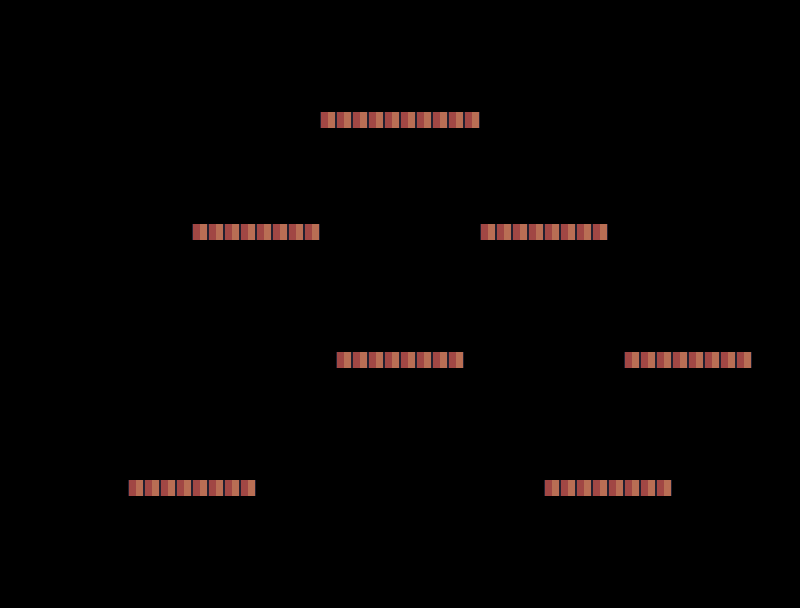

A 2D game scene composited from a Tiled map and its tileset images. What follows is a short description and the map's XML, with each tile layer's data collapsed to a summary:
An orthogonal 50x38 tile map with 16x16 px tiles, 2 tile layers (background, map), 2 tilesets and 164 objects (81x gnd, 81x wall, knight, boss_robot).

<map version="1.10" tiledversion="1.11.2" orientation="orthogonal" renderorder="right-down" width="50" height="38" tilewidth="16" tileheight="16" infinite="0" nextlayerid="9" nextobjectid="210">
 <tileset firstgid="1" source="../assets/sprites/background/Blue.tsx" />
 <tileset firstgid="17" source="../assets/sprites/terrain/Terrain Sliced (16x16).tsx" />
 <layer id="1" name="background" width="50" height="38">
  <data>[1900 cells, 0 non-empty, 0 distinct tile ids]</data>
 </layer>
 <layer id="2" name="map" width="50" height="38">
  <data>[1900 cells, 58 non-empty, 1 distinct tile ids]</data>
 </layer>
 <objectgroup id="3" name="triggers">
  <object name="gnd" x="0" y="0" width="800" height="16">
   <properties>
    <property name="blockers" value="tlrb" />
   </properties>
  </object>
  <object name="wall" x="0" y="0" width="800" height="16">
   <properties>
    <property name="blockers" value="tlrb" />
   </properties>
  </object>
  <object name="gnd" x="0" y="16" width="16" height="16">
   <properties>
    <property name="blockers" value="tlrb" />
   </properties>
  </object>
  <object name="wall" x="0" y="16" width="16" height="16">
   <properties>
    <property name="blockers" value="tlrb" />
   </properties>
  </object>
  <object name="gnd" x="784" y="16" width="16" height="16">
   <properties>
    <property name="blockers" value="tlrb" />
   </properties>
  </object>
  <object name="wall" x="784" y="16" width="16" height="16">
   <properties>
    <property name="blockers" value="tlrb" />
   </properties>
  </object>
  <object name="gnd" x="0" y="32" width="16" height="16">
   <properties>
    <property name="blockers" value="tlrb" />
   </properties>
  </object>
  <object name="wall" x="0" y="32" width="16" height="16">
   <properties>
    <property name="blockers" value="tlrb" />
   </properties>
  </object>
  <object name="gnd" x="784" y="32" width="16" height="16">
   <properties>
    <property name="blockers" value="tlrb" />
   </properties>
  </object>
  <object name="wall" x="784" y="32" width="16" height="16">
   <properties>
    <property name="blockers" value="tlrb" />
   </properties>
  </object>
  <object name="gnd" x="0" y="48" width="16" height="16">
   <properties>
    <property name="blockers" value="tlrb" />
   </properties>
  </object>
  <object name="wall" x="0" y="48" width="16" height="16">
   <properties>
    <property name="blockers" value="tlrb" />
   </properties>
  </object>
  <object name="gnd" x="784" y="48" width="16" height="16">
   <properties>
    <property name="blockers" value="tlrb" />
   </properties>
  </object>
  <object name="wall" x="784" y="48" width="16" height="16">
   <properties>
    <property name="blockers" value="tlrb" />
   </properties>
  </object>
  <object name="gnd" x="0" y="64" width="16" height="16">
   <properties>
    <property name="blockers" value="tlrb" />
   </properties>
  </object>
  <object name="wall" x="0" y="64" width="16" height="16">
   <properties>
    <property name="blockers" value="tlrb" />
   </properties>
  </object>
  <object name="gnd" x="784" y="64" width="16" height="16">
   <properties>
    <property name="blockers" value="tlrb" />
   </properties>
  </object>
  <object name="wall" x="784" y="64" width="16" height="16">
   <properties>
    <property name="blockers" value="tlrb" />
   </properties>
  </object>
  <object name="gnd" x="0" y="80" width="16" height="16">
   <properties>
    <property name="blockers" value="tlrb" />
   </properties>
  </object>
  <object name="wall" x="0" y="80" width="16" height="16">
   <properties>
    <property name="blockers" value="tlrb" />
   </properties>
  </object>
  <object name="gnd" x="784" y="80" width="16" height="16">
   <properties>
    <property name="blockers" value="tlrb" />
   </properties>
  </object>
  <object name="wall" x="784" y="80" width="16" height="16">
   <properties>
    <property name="blockers" value="tlrb" />
   </properties>
  </object>
  <object name="gnd" x="0" y="96" width="16" height="16">
   <properties>
    <property name="blockers" value="tlrb" />
   </properties>
  </object>
  <object name="wall" x="0" y="96" width="16" height="16">
   <properties>
    <property name="blockers" value="tlrb" />
   </properties>
  </object>
  <object name="gnd" x="784" y="96" width="16" height="16">
   <properties>
    <property name="blockers" value="tlrb" />
   </properties>
  </object>
  <object name="wall" x="784" y="96" width="16" height="16">
   <properties>
    <property name="blockers" value="tlrb" />
   </properties>
  </object>
  <object name="gnd" x="0" y="112" width="16" height="16">
   <properties>
    <property name="blockers" value="tlrb" />
   </properties>
  </object>
  <object name="wall" x="0" y="112" width="16" height="16">
   <properties>
    <property name="blockers" value="tlrb" />
   </properties>
  </object>
  <object name="gnd" x="320" y="112" width="160" height="16">
   <properties>
    <property name="blockers" value="tlrb" />
   </properties>
  </object>
  <object name="wall" x="320" y="112" width="160" height="16">
   <properties>
    <property name="blockers" value="tlrb" />
   </properties>
  </object>
  <object name="gnd" x="784" y="112" width="16" height="16">
   <properties>
    <property name="blockers" value="tlrb" />
   </properties>
  </object>
  <object name="wall" x="784" y="112" width="16" height="16">
   <properties>
    <property name="blockers" value="tlrb" />
   </properties>
  </object>
  <object name="gnd" x="0" y="128" width="16" height="16">
   <properties>
    <property name="blockers" value="tlrb" />
   </properties>
  </object>
  <object name="wall" x="0" y="128" width="16" height="16">
   <properties>
    <property name="blockers" value="tlrb" />
   </properties>
  </object>
  <object name="gnd" x="784" y="128" width="16" height="16">
   <properties>
    <property name="blockers" value="tlrb" />
   </properties>
  </object>
  <object name="wall" x="784" y="128" width="16" height="16">
   <properties>
    <property name="blockers" value="tlrb" />
   </properties>
  </object>
  <object name="gnd" x="0" y="144" width="16" height="16">
   <properties>
    <property name="blockers" value="tlrb" />
   </properties>
  </object>
  <object name="wall" x="0" y="144" width="16" height="16">
   <properties>
    <property name="blockers" value="tlrb" />
   </properties>
  </object>
  <object name="gnd" x="784" y="144" width="16" height="16">
   <properties>
    <property name="blockers" value="tlrb" />
   </properties>
  </object>
  <object name="wall" x="784" y="144" width="16" height="16">
   <properties>
    <property name="blockers" value="tlrb" />
   </properties>
  </object>
  <object name="gnd" x="0" y="160" width="16" height="16">
   <properties>
    <property name="blockers" value="tlrb" />
   </properties>
  </object>
  <object name="wall" x="0" y="160" width="16" height="16">
   <properties>
    <property name="blockers" value="tlrb" />
   </properties>
  </object>
  <object name="gnd" x="784" y="160" width="16" height="16">
   <properties>
    <property name="blockers" value="tlrb" />
   </properties>
  </object>
  <object name="wall" x="784" y="160" width="16" height="16">
   <properties>
    <property name="blockers" value="tlrb" />
   </properties>
  </object>
  <object name="gnd" x="0" y="176" width="16" height="16">
   <properties>
    <property name="blockers" value="tlrb" />
   </properties>
  </object>
  <object name="wall" x="0" y="176" width="16" height="16">
   <properties>
    <property name="blockers" value="tlrb" />
   </properties>
  </object>
  <object name="gnd" x="784" y="176" width="16" height="16">
   <properties>
    <property name="blockers" value="tlrb" />
   </properties>
  </object>
  <object name="wall" x="784" y="176" width="16" height="16">
   <properties>
    <property name="blockers" value="tlrb" />
   </properties>
  </object>
  </objectgroup>
</map>
<!-- 116 of 164 objects omitted -->
